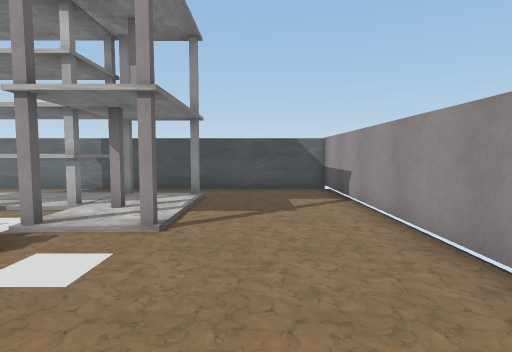
view 1 (above)

13 first-person views from a walk through a scene from a Unity 3-D project. The camera is 1.3 m above the floor, tilts 4° down and sees 80° across. The floor is counted in squares, 1 m on a side. Each view is taken from the middle of a square. On the plan, view 1 faces up. The plan holds only what a view shows up to about 14 squares ahead; the rest is blank. The player is left out. Some surface patterns are stand-ins.

view 2
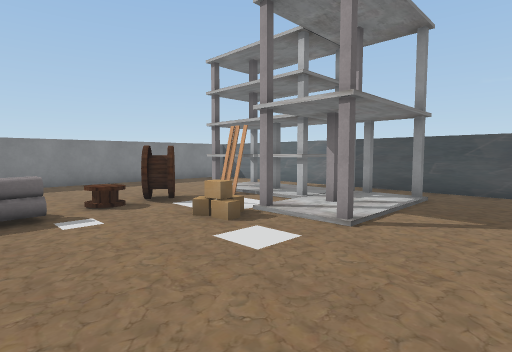

view 3
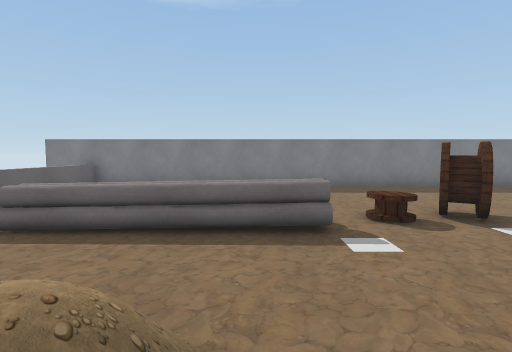

view 4
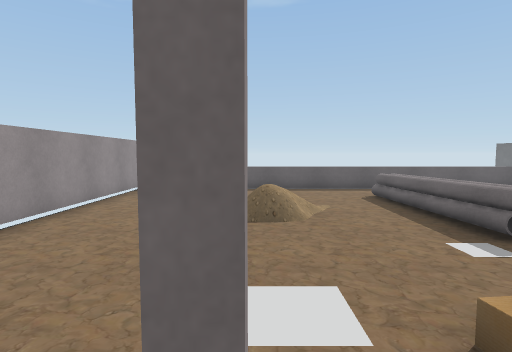

view 5
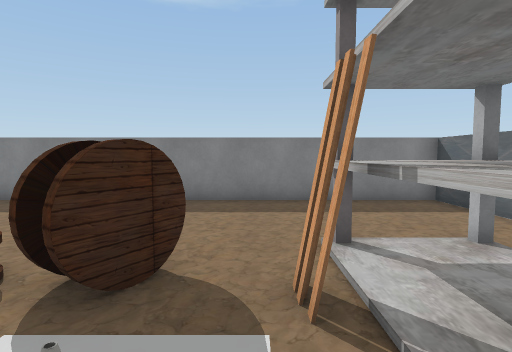

view 6
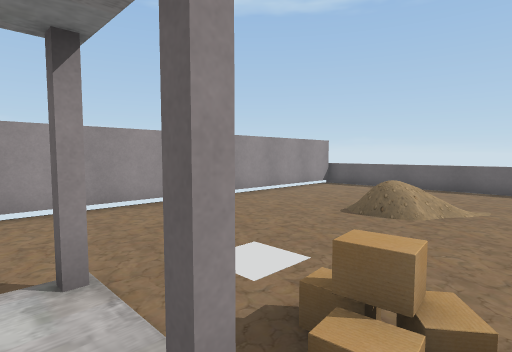

view 7
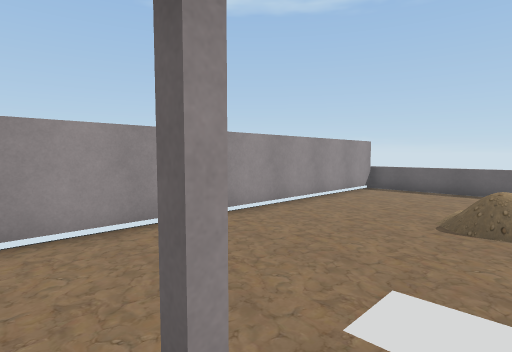

view 8
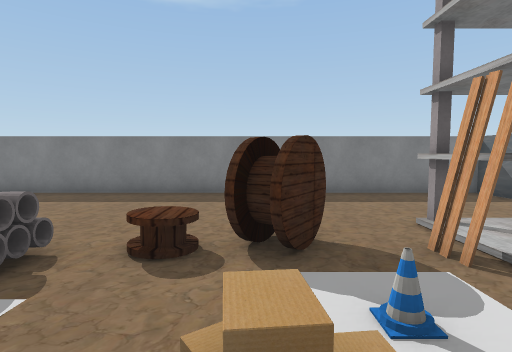

view 9
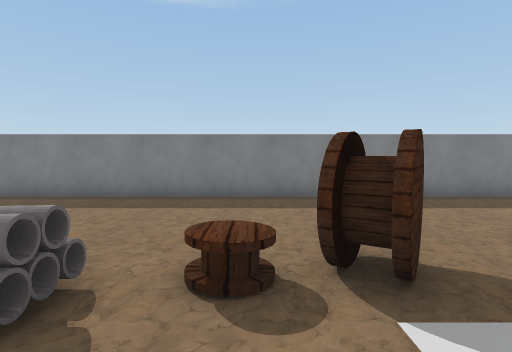

view 10
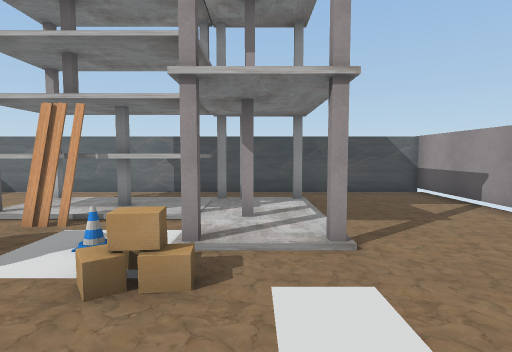

view 11
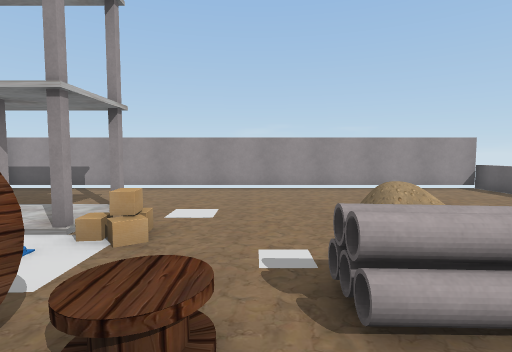

view 12
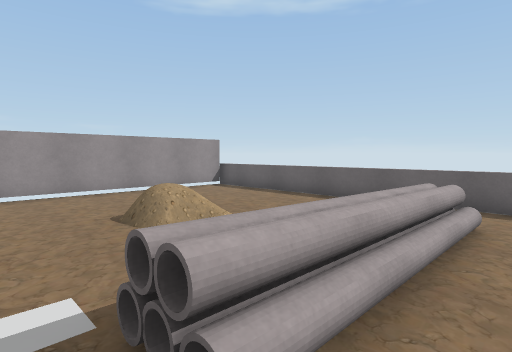

view 13
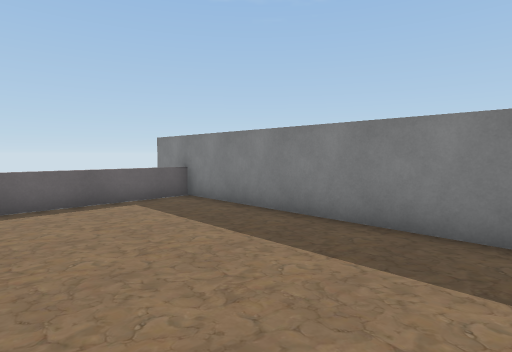

### Floor plan
Key: @ floor where view 1 was taken; # wall or solid block; x gap in a wall; . floor; / step, stairs or slope; = window, fence, low wall or low ledge; ^ raised ledge; O other object.
Columns run from 14 left of view 1 to 3 right of it. Each row starts with its distance up from view 1.
 12 ##################
 11 #................#
 10 #................#
  9 #....#^^ ^..#....#
  8 #....^^^^ ^......#
  7 #....#^x^^.#.....#
  6 #................#
  5 #.....##.O#.#....#
  4 #.....#=..O......#
  3 #......O.........#
  2 #................#
  1 #......=/........#
  0 #......//.....@..#
 -1 #......//../ ....#
 -2 #......//../ ....#
 -3 #......//........#
 -4 #......=/........#
 -5 #..... ..........#
 -6 #..... ..........#
 -7 #================#
 -8  #

Positions as (right, up) in squares from view 1, and headings:
1: (0, 0), facing up
2: (1, 0), facing up-left
3: (-1, 0), facing left
4: (-2, 6), facing down
5: (-4, 6), facing left
6: (-5, 6), facing down-right
7: (-3, 6), facing down-right
8: (-3, 4), facing left
9: (-4, 3), facing left
10: (-3, 1), facing up
11: (-9, 2), facing right
12: (-8, 2), facing down-right
13: (-8, 2), facing down-left
